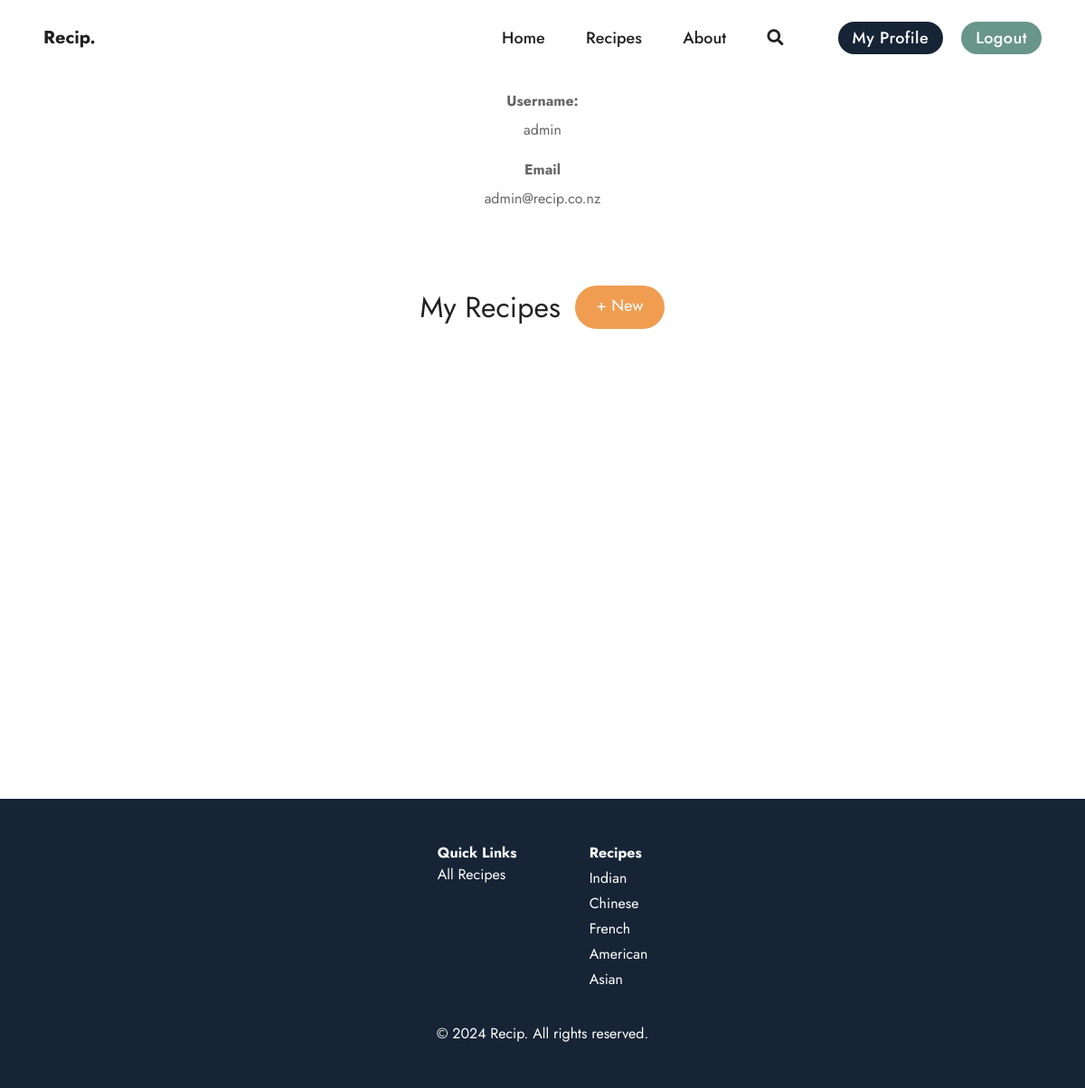
The page /profile/1/ (signed in) on the database as committed earlier.
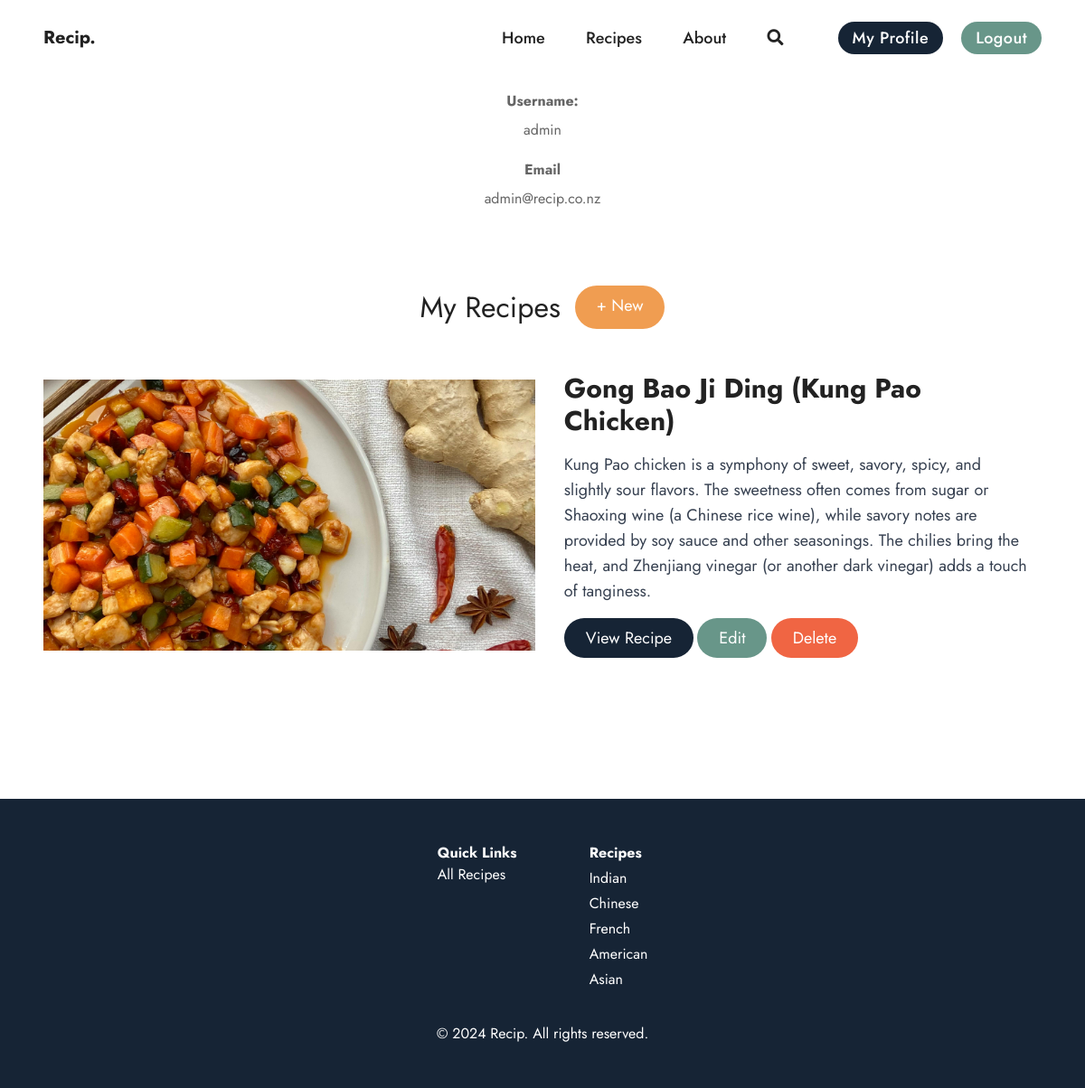
The same page on the database as committed later.
### recipes/models.py (models this page shows, shortened)
class Recipe(models.Model):
    ASIAN = 'asian'
    AMERICAN = 'american'
    MEXICAN = 'mexican'
    ITALIAN = 'italian'
    FRENCH = 'french'
    EGYPTIAN = 'egyptian'
    MORROCAN = 'morrocan'
    INDIAN = 'indian'
    CHINESE = 'chinese'
    JAPANESE = 'japanese'
    OTHER = 'other'
    CATEGORY_CHOICES = [
        (ASIAN, 'asian'),
        (AMERICAN, 'american'),
        (MEXICAN, 'mexican'),
        (ITALIAN, 'italian'),
        (FRENCH, 'french'),
        (EGYPTIAN, 'egyptian'),
        (MORROCAN, 'morrocan'),
        (INDIAN, 'indian'),
        (CHINESE, 'chinese'),
        (JAPANESE, 'japanese'),
        (OTHER, 'other')
    ]
    title = models.CharField(max_length=100, default='Enter the name of your dish...')
    description = models.TextField()
    image = models.ImageField(upload_to='recipe_images', default='recipe_images/default.jpg')
    ingredients = RichTextField(default='Write your ingredients here...')
    instructions = RichTextField(default='Write your instructions here...')
    category = models.CharField(max_length=30, default=OTHER, choices=CATEGORY_CHOICES)
    total_cook_time = models.IntegerField(default=0)
    author = models.ForeignKey(User, on_delete=models.PROTECT, related_name='recipes')
    created_at = models.DateTimeField(auto_now_add=True)
    updated_at = models.DateTimeField(auto_now=True)

### recipes/views.py (the view)
# urls.py: path('profile/<int:pk>/', AuthorDetailView.as_view(), name='profile'),
class AuthorDetailView(LoginRequiredMixin, UserPassesTestMixin, DetailView):
    model = User
    template_name = 'users/profile.html'
    def get_context_data(self, **kwargs):
        context = super().get_context_data(**kwargs)
        user = self.get_object()
        recipes = Recipe.objects.filter(author=user)
        context['recipes'] = recipes
        return context
    def test_func(self):
            user = self.get_object()
            if self.request.user == user:
                return True
            return False

### users/templates/users/profile.html (shortened to what this page needs)
{% extends 'base.html' %} {% load static %} {% block content %}
<div class='flex flex-col items-center gap-4'>
			<div class="flex flex-col items-center gap-1">
					<p class='font-bold'>Username:<p>
					<p>{{ user.username }}<p>
			</div>
			<div class="flex flex-col items-center gap-1">
					<p class='font-bold'>Email<p>
					<p>{{ user.email }}<p>
			</div>
	 <div class="flex gap-4 mt-16 mb-4">
		<h2>My Recipes</h2>
		<a
		class=" bg-yellow px-6 py-2 rounded-full"
		href="{% url 'recipes_create' %}"
	>
		<p class="text-lg text-white">+ New</p>
	</a>
	</div>
<ul class="recipe-list px-12 ">
        {% for recipe in recipes %}
		<div class="flex w-full items-center relative gap-4 max-h-[300px] rounded-md overflow-hidden mb-4">
			<img
				src="{{recipe.image.url}}"
				alt="{{recipe.title}}"
				class="flex object-cover w-1/2 h-300"
			/>
			<div class="w-1/2 p-4">
				<h2 class="text-3xl font-bold mb-4">{{recipe.title}}</h2>
				<p class="text-lg text-gray-700 mb-4">{{recipe.description}}</p>
				<a
					class="inline-block bg-primary px-6 py-2 rounded-full"
					href="{% url 'recipe_detail' recipe.id %}"
				>
					<p class="text-lg text-white">View Recipe</p>
				</a>
				<a
					class="inline-block bg-secondary px-6 py-2 rounded-full"
					href="{% url 'recipe_update' recipe.id %}"
				>
					<p class="text-lg text-white">Edit</p>
				</a>
				<a
					class="inline-block bg-red px-6 py-2 rounded-full"
					href="{% url 'recipe_delete' recipe.id  %}"
				>
					<p class="text-lg text-white">Delete</p>
				</a>
			</div>
		</div>
        {% endfor %}
</ul>
</div>
{% endblock content %}

### templates/base.html (shortened to what this page needs)
<!DOCTYPE html>
<html>
	<head>
		 {% load static %}
		<link
			href="https://cdn.jsdelivr.net/npm/tailwindcss@2.2.19/dist/tailwind.min.css"
			rel="stylesheet"
		/>
		<link
			rel="stylesheet"
			href="https://cdnjs.cloudflare.com/ajax/libs/font-awesome/5.15.3/css/all.min.css"
		/>
		<link rel="stylesheet" href="{% static 'css/styles.css' %}" />
	</head>
	<body>
		<nav
			style="color: var(--font-title)"
			class="flex flex-row jost items-center font-medium text-lg py-6 px-12 nav-bar"
		>
			<div class="justify-start flex-grow">
				<a href="#" class="text-xl font-bold">Recip.</a>
			</div>
			<div class="space-x-10 mr-10">
					<a href="{% url 'home' %}">Home</a></li>
                    <a href="{% url 'recipes_list' %}">Recipes</a></li>
					<a href="{% url 'about' %}">About</a></li>
                    <a href="{% url 'home' %}"><i class="fas fa-search"></i>
			</div>
			<div class="flex flex-row space-x-5">
				{% if user.is_authenticated %}
				<a
					href="{% url 'profile' user.id %}"
					class="px-4 py-1 tracking-wide rounded-full text-white"
					style="background-color: var(--primary-color)"
					>My Profile</a
				>
				<form method="post" action="{% url 'logout' %}">
					<button
						type="submit"
						class="px-4 py-1 tracking-wide rounded-full text-white font-medium"
						style="background-color: var(--accent-color)"
					>
						Logout
					</button>
				</form>
				{% endif %}
			</div>
		</nav>
		<main class="min-h-screen">{% block content %}{% endblock %}</main>
		<footer
			class="relative flex flex-col items-center py-12"
			style="background-color: var(--primary-color)"
		>
			<div class="flex flex-row space-x-20 mb-5">
				<ul class="flex flex-col">
					<p class="font-bold">Quick Links</p>
					<a href="{% url 'recipes_list' %}">All Recipes</a>
				</ul>
				<ul class="flex flex-col space-y-1">
					<p class="font-bold">Recipes</p>
					<a href="{% url 'recipes_list_by_category' 'indian' %}">Indian</a>
					<a href="{% url 'recipes_list_by_category' 'chinese' %}">Chinese</a>
					<a href="{% url 'recipes_list_by_category' 'french' %}">French</a>
					<a href="{% url 'recipes_list_by_category' 'american' %}">American</a>
					<a href="{% url 'recipes_list_by_category' 'asian' %}">Asian</a>
				</ul>
			</div>
			<p class='mt-4'>&copy; 2024 Recip. All rights reserved.</p>
		</footer>
	</body>
</html>

### static/css/styles.css (style rules this page uses)
:root { --primary-color: #162435; --accent-color: #689689; --misc-one: #f06543; --misc-two: #f09d51; --font-title: #222222; --font-body: #656565; }
.jost { font-family: "Jost", sans-serif; }
body { margin: 0; padding: 0; }
h1, h2 { font-family: "Georgia", serif; }
h2, h3, p, a { font-family: "Jost", sans-serif; }
h2 { font-size: 2rem; color: var(--font-title); }
p { font-size: 1rem; color: var(--font-body); }
footer a, footer p { color: white; }
.h-300 { height: 300px; }
.bg-secondary { background-color: var(--accent-color); }
.bg-primary { background-color: var(--primary-color); }
.bg-red { background-color: var(--misc-one); }
.bg-yellow { background-color: var(--misc-two); }
.nav-bar a, .nav-bar i { transition: all ease 0.3s; }
.recipe-list { list-style-type: none; }

Rows that differ between the two databases and show on the page:
added Recipe: image (picture), title "Gong Bao Ji Ding (Kung Pao Chicken)", description "Kung Pao chicken is a symphony of sweet, savory, spicy, and slightly sour flavors. The sweetness often comes from sugar or Shaoxing wine (a Chinese rice wine), while savory notes are provided by soy sauce and other seasonings. The chilies bring the heat, and Zhenjiang vinegar (or another dark vinegar) adds a touch of tanginess."
